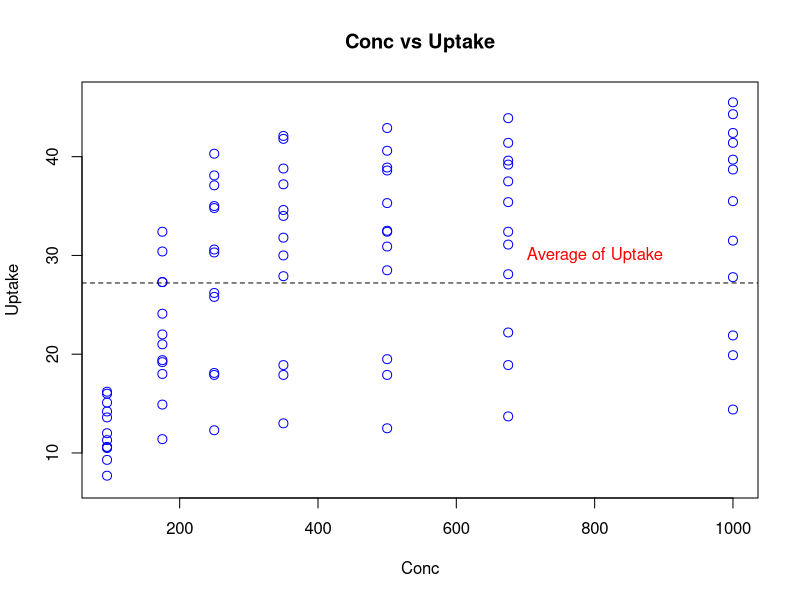
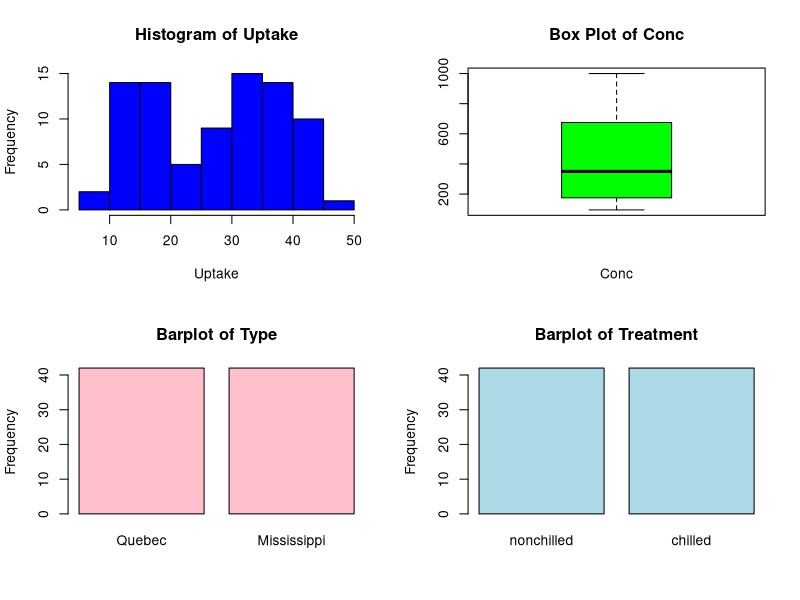
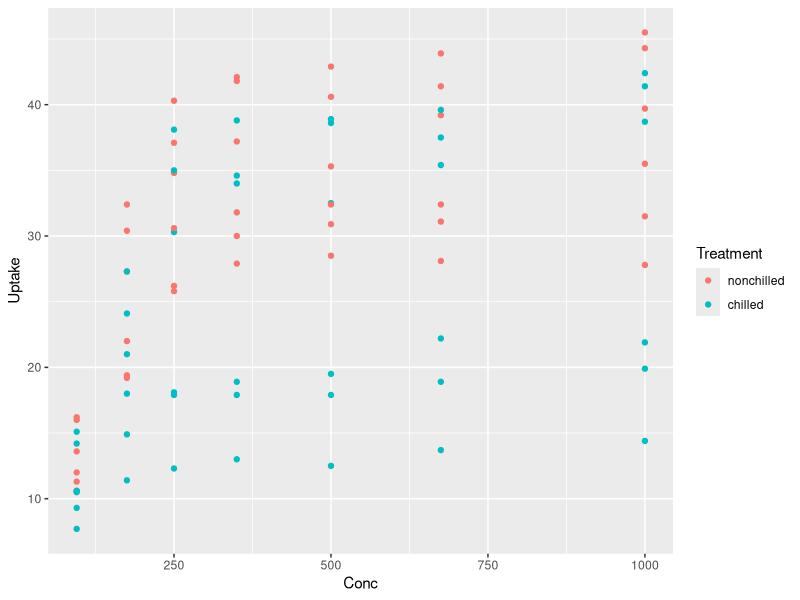
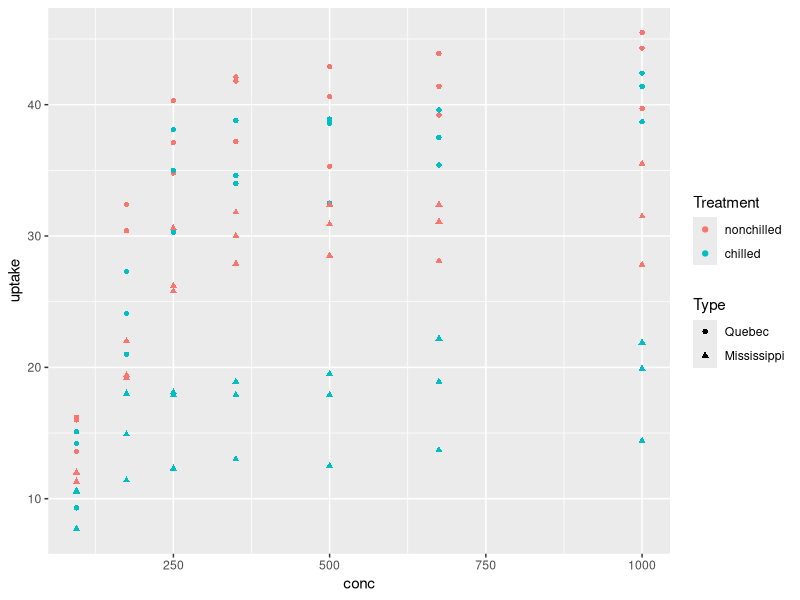
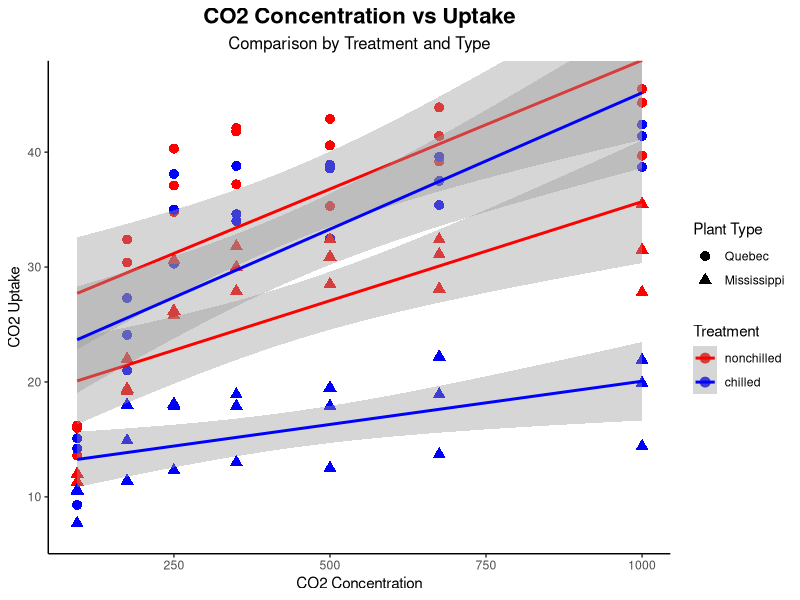
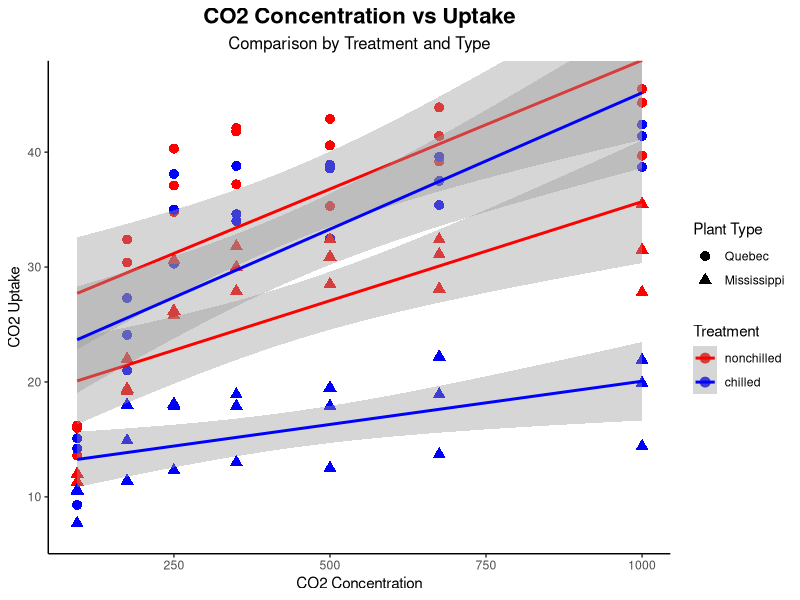

These figures' R source, in order:
## ---- chunk 1
#| include: false
library(ggplot2)
library(tidyverse)
## ---- chunk 2
#| echo: True
nilai_raw <- data.frame(
  Nama = c("Andi", "Budi", "Citra", "Dewi", "Andi"),
  Matematika = c(80,90, NA, 75, 80),
  Statistika = c(85, 88, 78, "-", 85),
  Umur = c(21, 20, 22, 21, 21),
  stringsAsFactors = FALSE
)
nilai_raw
## ---- chunk 3
#| echo: True
sum(is.na(nilai_raw))
## ---- chunk 4
#| echo: True

nilai_raw$Statistika[nilai_raw$Nama == "Dewi" & nilai_raw$Statistika == "-"] <- NA

nilai_raw$Statistika <-as.numeric(nilai_raw$Statistika)

nilai_raw
sum(is.na(nilai_raw))

## ---- chunk 5
#| echo: True
nilai_raw$Statistika[is.na(nilai_raw$Statistika)] <- round(mean(nilai_raw$Statistika, na.rm = TRUE), 2)

nilai_raw
## ---- chunk 6
#| echo: True

nilai_raw$Status_Umur <- ifelse (nilai_raw$Umur >= 21, "Dewasa", "Muda")
nilai_raw
## ---- chunk 7
#| echo: True
#cek baris duplikat
nilai_raw[duplicated(nilai_raw),]

#hapus baris duplikat
nilai_bersih <- unique(nilai_raw)
nilai_bersih
## ---- chunk 8
#| echo: True
write.csv(nilai_bersih, file = "nilai_bersih.csv", row.names = FALSE)
## ---- chunk 9
#| echo: True
profil <- data.frame(
  No = 1:10,
  gender = c("f","f","f","m","m","f","m","m","f","m"),
  v1 = c(8,15,8,14,8,10,9,9,10,12),
  v2 = c(9, 8, 13, 9, 2, 6, 9, 10, 13, 10),
  v3 = c(5, 9, 12, 8, 9, 10, 7, 8, 6, 9),
  v4 = c(9, 5, 6, NA, 16, 9, 13, 10, 7, 8),
  v5 = c(9, 10, 7, 11, 8, 10, 9, 5, 10, 17),
  v6 = c(9, 8, 9, 10, 10, 10, 12, 10, 12, 7),
  v7 = c(5, 10, 14, 6, 8, 9, 10, 6, 13, 9),
  v8 = c(9, 12, 12, 11, 9, 7, 9, 12, 9, 10),
  v9 = c(11, 9, 12, 11, 8, 7, 11, 6, 6, 7),
  v10 = c(8, 15, 9, 8, 9, 11, 7, 8, 9, 7)
)
  
profil
## ---- chunk 10
#| echo: True

profil_subset <- profil[(profil$gender == "m" & profil$v1 > 9) | (profil$gender == "f" & profil$v3 <= 10), ]
profil_subset

## ---- chunk 11
#| echo: True
profil_filter<- profil_subset[order(-as.integer(factor(profil_subset$gender)), profil_subset$v5),]

profil_filter

  
## ---- chunk 12
#| echo: True

write.csv(profil_filter, file = "profil_filter.csv", row.names = FALSE)

## ---- chunk 13
#| echo: True
df_sales <- data.frame(
  id_toko = c("T1", "T2", "T3"),
  Minggu1 = c(120, 150, 95),
  Minggu2 = c(135, 140, 110)
)

df_info <- data.frame(
  id = c("T1", "T2", "T4"),
  Kota = c("Jakarta", "Bandung", "Surabaya")
)

## ---- chunk 14
#| echo: True
df_info
## ---- chunk 15
#| echo: True
df_sales
## ---- chunk 16
#| echo: True
#merge dua data frame

df_merge<-merge(df_sales,df_info,by.x="id_toko",by.y="id", all = TRUE)
df_merge
## ---- chunk 17
#| echo: True
#mengubah ke data long

df_wide <- df_merge

data_long <- pivot_longer(
  df_wide,
  cols = c(Minggu1, Minggu2),
  names_to = "Waktu",
  values_to = "Penjualan"
)

data_long
## ---- chunk 18
#| echo: True

write.csv(data_long, file = "penjualan_long.csv", row.names = FALSE)
## ---- chunk 19
#| echo: True
# Cek data dan bentuk data. 

CO2
glimpse(CO2)
names(CO2)
## ---- chunk 20
#| echo: True
# Menyesuaikan tipe data setiap peubah sebelum digunakan untuk visualisasi.

# Mengubah Plant menjadi ordered factor agar identitas tanaman tersimpan sebagai kategori berurutan.
Plant <- factor(CO2$Plant, ordered = TRUE)

# Mengubah Type menjadi factor karena merupakan variabel kategorik (Quebec/Mississippi).
Type <- as.factor(CO2$Type)

# Mengubah Treatment menjadi factor karena merupakan variabel kategorik (chilled/nonchilled).
Treatment <- as.factor(CO2$Treatment)

# Menyimpan peubah konsentrasi CO2 (variabel numerik untuk sumbu X).
Conc <- CO2$conc

# Menyimpan peubah laju penyerapan CO2 (variabel numerik untuk sumbu Y).
Uptake <- CO2$uptake
## ---- chunk 21
#| echo: True
#Melakukan Plotting dari Conc vs Uptake

plot(
  x = Conc,
  y = Uptake,
  pch = 1,
  cex = 1.2,
  col = "blue",
  main = "Conc vs Uptake",
  xlab = "Conc",
  ylab = "Uptake",
  xlim = c(95, 1000),
  ylim = c(7, 46)
)
abline(h = mean(CO2$uptake), lty = 2)
text(x = 800, y = 30, "Average of Uptake", col = "red")
## ---- chunk 22
#| echo: True
# Inisialisasi tempat dari ke 4 grafik atau par. 

par(mfrow = c(2,2))

hist(Uptake, main = "Histogram of Uptake", xlab = "Uptake", col = "Blue")

boxplot(Conc, main = "Box Plot of Conc", xlab = "Conc", col = "Green")

barplot(table(CO2$Type),
        main = "Barplot of Type",
        ylab = "Frequency",
        col="pink")

barplot(table(CO2$Treatment),
        main = "Barplot of Treatment",
        ylab = "Frequency",
        col="lightblue")

## ---- chunk 23
#| echo: True
qplot(
  x = Conc,
  y = Uptake,
  colour = Treatment,
  data = CO2
)

ggplot(
  data = CO2,
  aes(
    x = conc,
    y = uptake,
    color = Treatment,
    shape = Type
  )
) +
  geom_point()
## ---- chunk 24
#| echo: True
grafik_final <- ggplot(
  data = CO2,
  aes(
    x = conc,
    y = uptake,
    color = Treatment,
    shape = Type
  )
) + 
  geom_point(size=3) +
  stat_smooth(
    method = "lm"
  ) +
  scale_color_manual(
    values = c("red","blue")
  ) + coord_cartesian(
    xlim = c(94, 1000),
    ylim = c(7, 46)
  ) + labs(
    title = "CO2 Concentration vs Uptake",
    subtitle = "Comparison by Treatment and Type",
    x = "CO2 Concentration",
    y = "CO2 Uptake",
    color = "Treatment",
    shape = "Plant Type"
  ) +
  theme_classic() +
  theme(
    plot.title = element_text(hjust = 0.5, face = "bold", size = 16),
    plot.subtitle = element_text(hjust = 0.5, size = 12)
  )

grafik_final
## ---- chunk 25
#| echo: True
ggsave(
  filename ="co2_uptake_visualisasi.png",
  plot = grafik_final)
